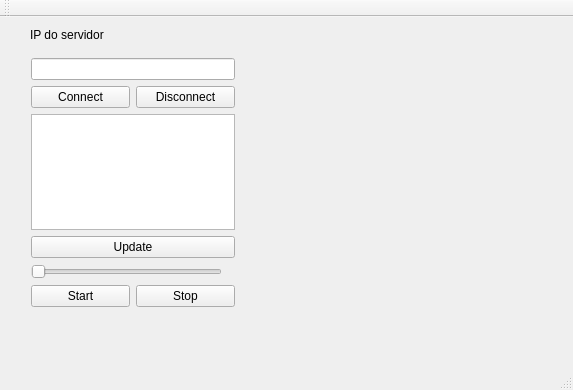
<?xml version="1.0" encoding="UTF-8"?>
<ui version="4.0">
 <class>MainWindow</class>
 <widget class="QMainWindow" name="MainWindow">
  <property name="geometry">
   <rect>
    <x>0</x>
    <y>0</y>
    <width>573</width>
    <height>390</height>
   </rect>
  </property>
  <property name="windowTitle">
   <string>MainWindow</string>
  </property>
  <widget class="QWidget" name="centralWidget">
   <widget class="QLabel" name="label_2">
    <property name="geometry">
     <rect>
      <x>30</x>
      <y>10</y>
      <width>81</width>
      <height>16</height>
     </rect>
    </property>
    <property name="text">
     <string>IP do servidor</string>
    </property>
   </widget>
   <widget class="QWidget" name="">
    <property name="geometry">
     <rect>
      <x>20</x>
      <y>30</y>
      <width>481</width>
      <height>271</height>
     </rect>
    </property>
    <layout class="QHBoxLayout" name="horizontalLayout_4" stretch="45,55">
     <item>
      <layout class="QVBoxLayout" name="verticalLayout_4">
       <item>
        <layout class="QVBoxLayout" name="verticalLayout_2">
         <item>
          <layout class="QVBoxLayout" name="verticalLayout">
           <item>
            <widget class="QLineEdit" name="lineEdit_ip"/>
           </item>
           <item>
            <layout class="QHBoxLayout" name="horizontalLayout">
             <item>
              <widget class="QPushButton" name="pushButton_Connect">
               <property name="text">
                <string>Connect</string>
               </property>
              </widget>
             </item>
             <item>
              <widget class="QPushButton" name="pushButton_Disconnect">
               <property name="text">
                <string>Disconnect</string>
               </property>
              </widget>
             </item>
            </layout>
           </item>
          </layout>
         </item>
         <item>
          <widget class="QListWidget" name="listWidget"/>
         </item>
        </layout>
       </item>
       <item>
        <widget class="QPushButton" name="pushButton_Update">
         <property name="text">
          <string>Update</string>
         </property>
        </widget>
       </item>
       <item>
        <layout class="QVBoxLayout" name="verticalLayout_3">
         <item>
          <layout class="QHBoxLayout" name="horizontalLayout_2" stretch="99,1">
           <item>
            <widget class="QSlider" name="horizontalSlider_Timing">
             <property name="minimum">
              <number>1</number>
             </property>
             <property name="maximum">
              <number>3</number>
             </property>
             <property name="orientation">
              <enum>Qt::Horizontal</enum>
             </property>
            </widget>
           </item>
           <item>
            <widget class="QLabel" name="label">
             <property name="text">
              <string/>
             </property>
            </widget>
           </item>
          </layout>
         </item>
         <item>
          <layout class="QHBoxLayout" name="horizontalLayout_3">
           <item>
            <widget class="QPushButton" name="pushButton_Start">
             <property name="text">
              <string>Start</string>
             </property>
            </widget>
           </item>
           <item>
            <widget class="QPushButton" name="pushButton_Stop">
             <property name="text">
              <string>Stop</string>
             </property>
            </widget>
           </item>
          </layout>
         </item>
        </layout>
       </item>
      </layout>
     </item>
     <item>
      <widget class="Plotter" name="widget" native="true"/>
     </item>
    </layout>
   </widget>
  </widget>
  <widget class="QMenuBar" name="menuBar">
   <property name="geometry">
    <rect>
     <x>0</x>
     <y>0</y>
     <width>573</width>
     <height>21</height>
    </rect>
   </property>
  </widget>
  <widget class="QToolBar" name="mainToolBar">
   <attribute name="toolBarArea">
    <enum>TopToolBarArea</enum>
   </attribute>
   <attribute name="toolBarBreak">
    <bool>false</bool>
   </attribute>
  </widget>
  <widget class="QStatusBar" name="statusBar"/>
 </widget>
 <layoutdefault spacing="6" margin="11"/>
 <customwidgets>
  <customwidget>
   <class>Plotter</class>
   <extends>QWidget</extends>
   <header location="global">plotter.h</header>
   <container>1</container>
  </customwidget>
 </customwidgets>
 <resources/>
 <connections>
  <connection>
   <sender>pushButton_Connect</sender>
   <signal>clicked()</signal>
   <receiver>MainWindow</receiver>
   <slot>connecting()</slot>
   <hints>
    <hint type="sourcelabel">
     <x>76</x>
     <y>100</y>
    </hint>
    <hint type="destinationlabel">
     <x>21</x>
     <y>91</y>
    </hint>
   </hints>
  </connection>
  <connection>
   <sender>pushButton_Disconnect</sender>
   <signal>clicked()</signal>
   <receiver>MainWindow</receiver>
   <slot>disconnecting()</slot>
   <hints>
    <hint type="sourcelabel">
     <x>207</x>
     <y>95</y>
    </hint>
    <hint type="destinationlabel">
     <x>242</x>
     <y>96</y>
    </hint>
   </hints>
  </connection>
  <connection>
   <sender>pushButton_Update</sender>
   <signal>clicked()</signal>
   <receiver>MainWindow</receiver>
   <slot>updating()</slot>
   <hints>
    <hint type="sourcelabel">
     <x>88</x>
     <y>246</y>
    </hint>
    <hint type="destinationlabel">
     <x>237</x>
     <y>231</y>
    </hint>
   </hints>
  </connection>
  <connection>
   <sender>horizontalSlider_Timing</sender>
   <signal>valueChanged(int)</signal>
   <receiver>label</receiver>
   <slot>setNum(int)</slot>
   <hints>
    <hint type="sourcelabel">
     <x>147</x>
     <y>283</y>
    </hint>
    <hint type="destinationlabel">
     <x>194</x>
     <y>284</y>
    </hint>
   </hints>
  </connection>
  <connection>
   <sender>pushButton_Start</sender>
   <signal>clicked()</signal>
   <receiver>MainWindow</receiver>
   <slot>starting()</slot>
   <hints>
    <hint type="sourcelabel">
     <x>82</x>
     <y>317</y>
    </hint>
    <hint type="destinationlabel">
     <x>92</x>
     <y>341</y>
    </hint>
   </hints>
  </connection>
  <connection>
   <sender>pushButton_Stop</sender>
   <signal>clicked()</signal>
   <receiver>MainWindow</receiver>
   <slot>stopping()</slot>
   <hints>
    <hint type="sourcelabel">
     <x>217</x>
     <y>311</y>
    </hint>
    <hint type="destinationlabel">
     <x>216</x>
     <y>341</y>
    </hint>
   </hints>
  </connection>
 </connections>
 <slots>
  <slot>connecting()</slot>
  <slot>disconnecting()</slot>
  <slot>updating()</slot>
  <slot>starting()</slot>
  <slot>stopping()</slot>
 </slots>
</ui>
